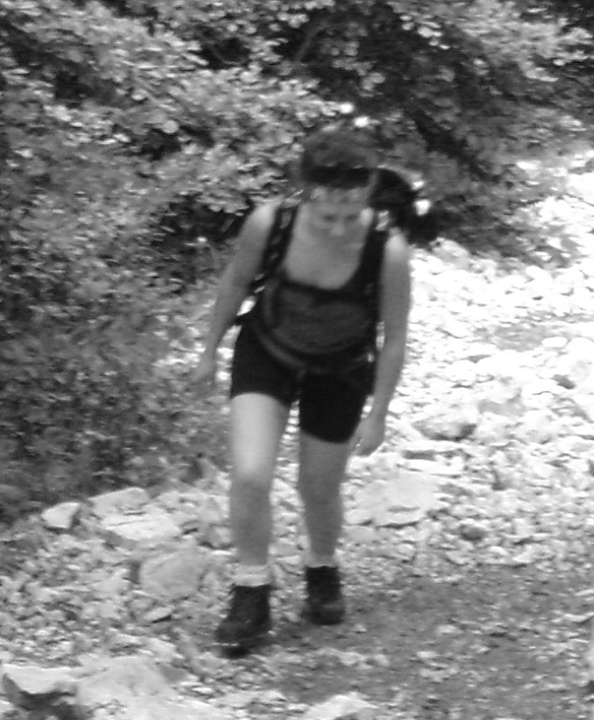
#> input picture out/person-red.jpeg, 594 x 720 px
$ python merge_rgb.py
#> lines starting #> are read from the running program, lines starting #| are printed output that depends on the picture
# Mergia os 3 canais, pra gerar uma imagem RGB
import cv2
red = cv2.imread('../../out/person-red.jpeg',0)
#> red is the input picture: shape (720, 594); min 9, max 255, mean 129.2
green = cv2.imread('../../out/person-green.jpeg',0)
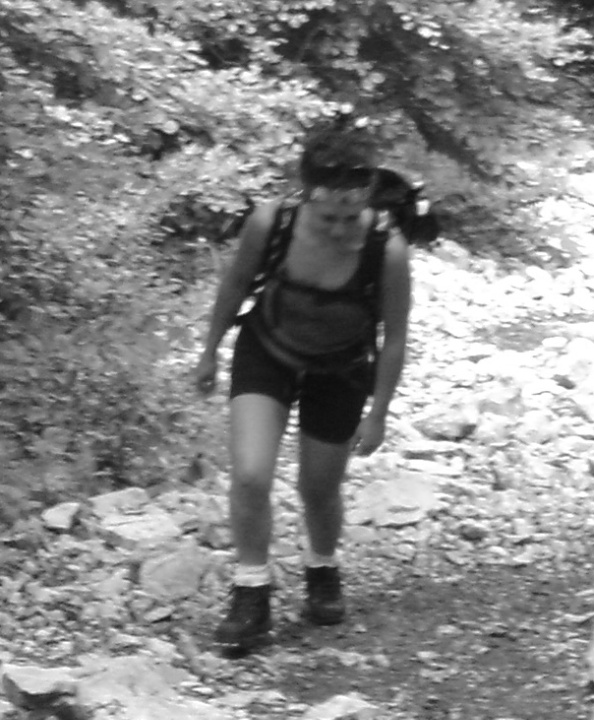
#> input picture out/person-green.jpeg, 594 x 720 px
#> green is the input picture: shape (720, 594); min 12, max 255, mean 136.2
blue = cv2.imread('../../out/person-blue.jpeg',0)
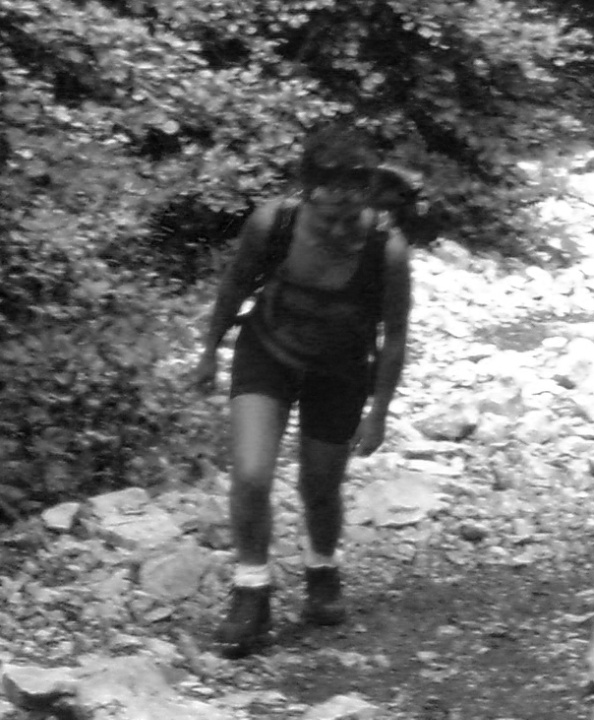
#> input picture out/person-blue.jpeg, 594 x 720 px
#> blue is the input picture: shape (720, 594); min 0, max 255, mean 109.8
image = cv2.merge((blue,green,red))
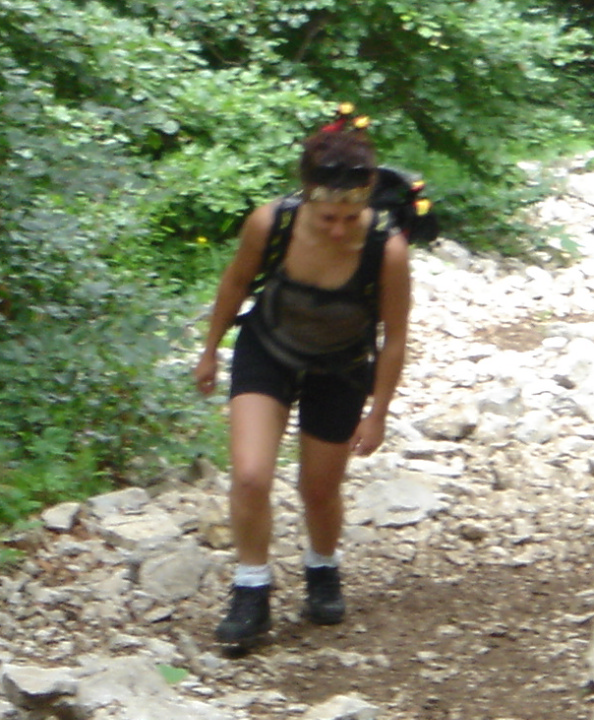
#> image: shape (720, 594, 3); mean of channels 0, 1, 2 109.8, 136.2, 129.2; drawn as B, G, R
print(image.shape)
#| (720, 594, 3)
cv2.imshow('Person',image)
cv2.imwrite('../../out/person-rgb.jpeg',image)
cv2.waitKey(0)
cv2.destroyAllWindows()
